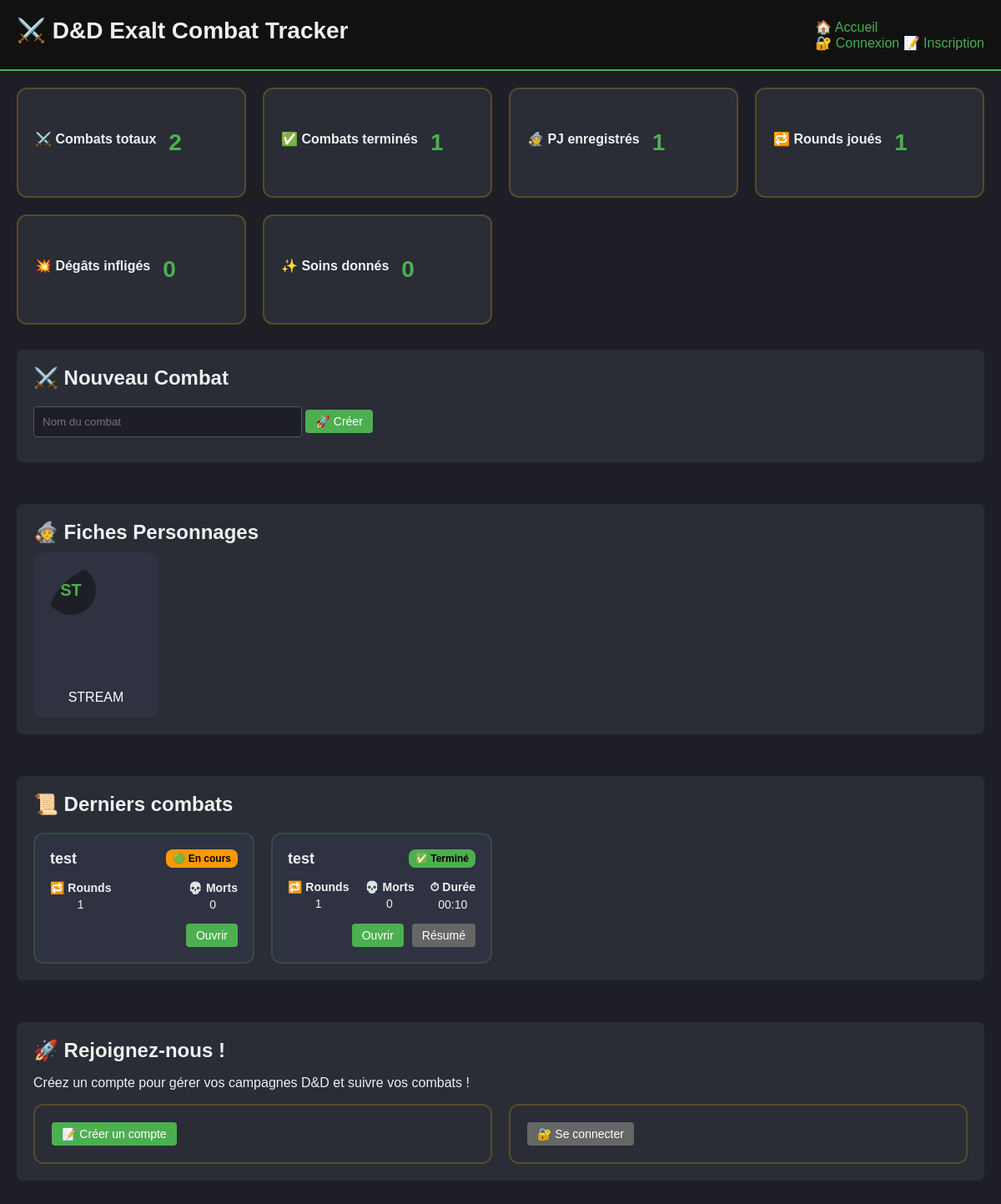
Before: / with the older database file.
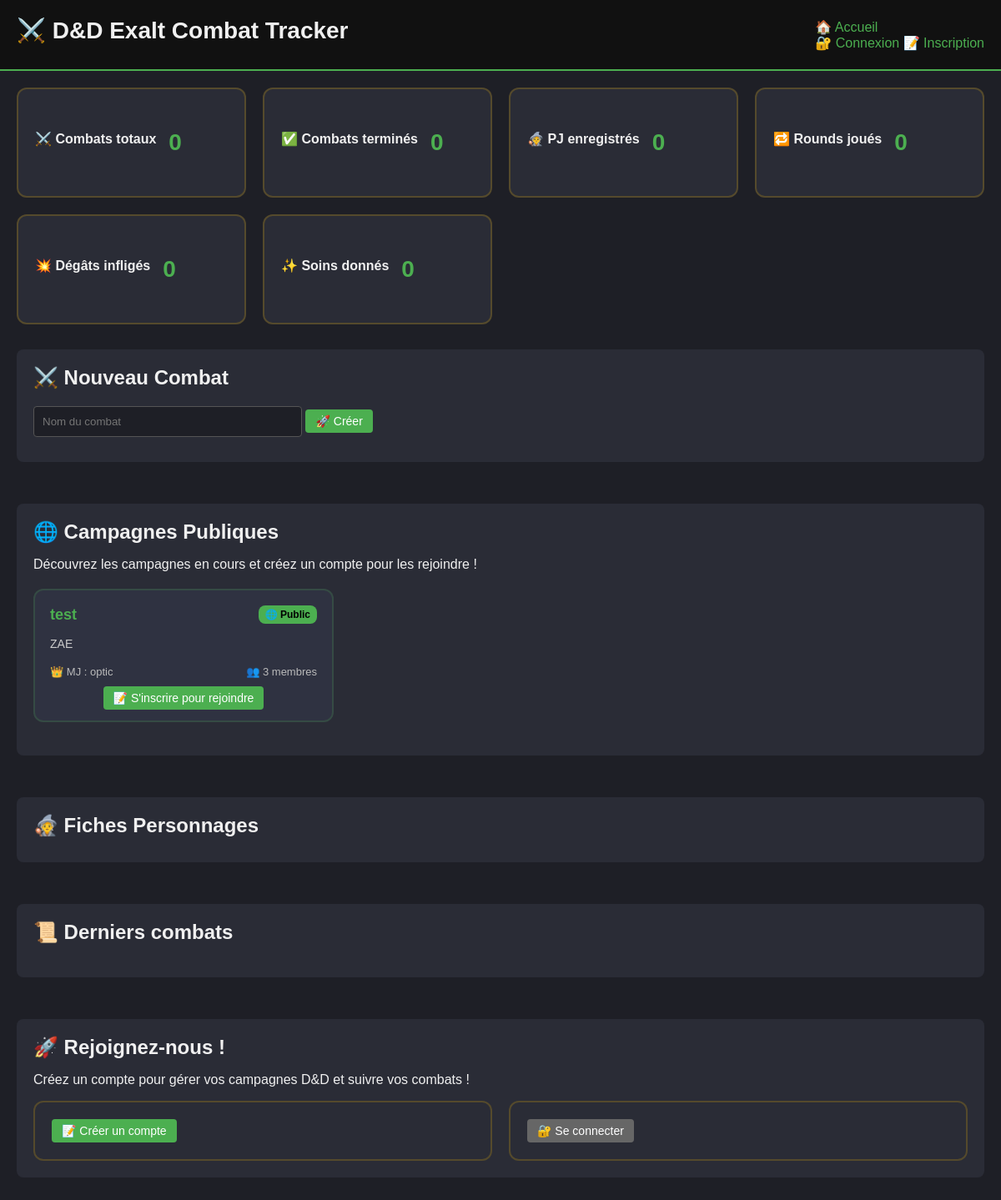
After: the same page with the newer database file.
### app/models/character.py (models this page shows, shortened)
class CharacterTemplate(db.Model):
    id = db.Column(db.Integer, primary_key=True)
    owner_id = db.Column(db.Integer, db.ForeignKey('user.id'), nullable=False)
    campaign_id = db.Column(db.Integer, db.ForeignKey('campaign.id'), nullable=True)
    character_type = db.Column(db.String(20), default='PJ')  # PJ, PNJ, Boss
    is_shared = db.Column(db.Boolean, default=False)  # Pour les PNJ partagés par le MJ
    is_public = db.Column(db.Boolean, default=False)  # Visible par tous
    visibility_level = db.Column(db.String(20), default='private')  # private, reduced, semi_complete, complete
    is_active = db.Column(db.Boolean, default=True)
    name = db.Column(db.String(100), nullable=False)
    first_name = db.Column(db.String(50))  # Prénom
    age = db.Column(db.Integer)  # Âge
    background_story = db.Column(db.Text)  # Histoire/background
    character_class = db.Column(db.String(50))
    race = db.Column(db.String(50))
    level = db.Column(db.Integer, default=1)
    notes = db.Column(db.Text)
    private_notes = db.Column(db.Text)
    hp_max = db.Column(db.Integer, nullable=False)
    ac_base = db.Column(db.Integer, nullable=False)
    initiative_bonus = db.Column(db.Integer, default=0)
    force = db.Column(db.Integer, default=10)
    dexterite = db.Column(db.Integer, default=10)
    constitution = db.Column(db.Integer, default=10)
    intelligence = db.Column(db.Integer, default=10)
    sagesse = db.Column(db.Integer, default=10)
    charisme = db.Column(db.Integer, default=10)
    maitrise_force = db.Column(db.Boolean, default=False)
    maitrise_dexterite = db.Column(db.Boolean, default=False)
    maitrise_constitution = db.Column(db.Boolean, default=False)
    maitrise_intelligence = db.Column(db.Boolean, default=False)
    maitrise_sagesse = db.Column(db.Boolean, default=False)
    maitrise_charisme = db.Column(db.Boolean, default=False)
    current_xp = db.Column(db.Integer, default=0)
    image_filename = db.Column(db.String(255), nullable=True)
    pdf_filename = db.Column(db.String(255), nullable=True)
    created_at = db.Column(db.DateTime, default=datetime.utcnow)
    owner = db.relationship('User', foreign_keys=[owner_id], backref=db.backref('owned_characters', lazy=True))
    campaigns = db.relationship('Campaign', secondary='character_campaign_association', backref='campaign_characters')

### app/models/combat.py (models this page shows)
class Combat(db.Model):
    id = db.Column(db.Integer, primary_key=True)
    name = db.Column(db.String(100))
    round = db.Column(db.Integer, default=1)
    current_turn = db.Column(db.Integer, default=0)
    notes = db.Column(db.Text)
    created_at = db.Column(db.DateTime, default=datetime.utcnow)
    is_closed = db.Column(db.Boolean, default=False)
    campaign_id = db.Column(db.Integer, db.ForeignKey('campaign.id'), nullable=True)
    story_arc_id = db.Column(db.Integer, db.ForeignKey('story_arc.id'), nullable=True)
    combatants = db.relationship('Combatant', backref='combat', cascade="all, delete")
    campaign = db.relationship('Campaign', backref=db.backref('combats', lazy=True))
    story_arc = db.relationship('StoryArc', backref=db.backref('combats', lazy=True))
    start_time = db.Column(db.DateTime, nullable=True)
    end_time = db.Column(db.DateTime, nullable=True)
    current_turn_start = db.Column(db.DateTime, nullable=True)
    current_round_start = db.Column(db.DateTime, nullable=True)
    has_started = db.Column(db.Boolean, default=False)

### app/models/campaign.py (models this page shows, shortened)
class Campaign(db.Model):
    id = db.Column(db.Integer, primary_key=True)
    name = db.Column(db.String(100), nullable=False)
    description = db.Column(db.Text)
    mj_id = db.Column(db.Integer, db.ForeignKey('user.id'), nullable=False)
    is_active = db.Column(db.Boolean, default=True)
    is_public = db.Column(db.Boolean, default=False)
    created_at = db.Column(db.DateTime, default=datetime.utcnow)
    mj = db.relationship('User', backref=db.backref('owned_campaigns', lazy=True))
    members = db.relationship('CampaignMember', backref='campaign', cascade='all, delete-orphan')

### app/models/user.py (models this page shows, shortened)
class User(db.Model):
    id = db.Column(db.Integer, primary_key=True)
    username = db.Column(db.String(80), unique=True, nullable=False)
    email = db.Column(db.String(120), unique=True, nullable=False)
    password_hash = db.Column(db.String(255), nullable=False)
    role = db.Column(db.String(20), default='Joueur')  # Admin, MJ, Joueur
    is_verified = db.Column(db.Boolean, default=False)
    created_at = db.Column(db.DateTime, default=datetime.utcnow)
    last_login = db.Column(db.DateTime)
    is_active = db.Column(db.Boolean, default=True)
    campaign_memberships = db.relationship('CampaignMember', backref='member_user', lazy=True)

### app/routes/main.py (the view)
@bp.route('/')
def index():
    combats = Combat.query.order_by(Combat.created_at.desc()).all()
    characters = CharacterTemplate.query.order_by(CharacterTemplate.name).all()
    total_combats = Combat.query.count()
    total_closed = Combat.query.filter_by(is_closed=True).count()
    total_pj = CharacterTemplate.query.count()
    total_rounds = sum(c.round for c in combats if c.is_closed)
    total_damage = sum(
        log.value or 0
        for log in CombatLog.query.filter_by(action_type="damage").all()
    )
    total_heal = sum(
        log.value or 0
        for log in CombatLog.query.filter_by(action_type="heal").all()
    )
    combat_cards = []
    for combat in combats:
        if combat.start_time and combat.end_time:
            total_seconds = (combat.end_time - combat.start_time).total_seconds()
            duration = format_duration(total_seconds)
        else:
            duration = None
        total_deaths = len([c for c in combat.combatants if c.is_dead])
        combat_cards.append({
            "id": combat.id,
            "name": combat.name,
            "rounds": combat.round,
            "is_closed": combat.is_closed,
            "duration": duration,
            "deaths": total_deaths
        })
    public_campaigns = []
    user_is_connected = 'user_id' in session
    from app.models.campaign import Campaign
    try:
        public_campaigns = Campaign.query.filter_by(
            is_public=True,
            is_active=True
        ).order_by(Campaign.created_at.desc()).limit(6).all()
    except Exception as e:
        print(f"⚠️  Champ is_public non disponible : {e}")
        public_campaigns = []
    return render_template(
        'index.html',
        combats=combats,
        total_combats=total_combats,
        total_closed=total_closed,
        total_pj=total_pj,
        total_rounds=total_rounds,
        total_damage=total_damage,
        total_heal=total_heal,
        characters=characters,
        combat_cards=combat_cards,
        public_campaigns=public_campaigns,  # ✅ AJOUT
        user_is_connected=user_is_connected  # ✅ AJOUT
    )

### app/utils/helpers.py (called while the page is built)
def format_duration(seconds):
    if not seconds:
        return "00:00"
    total_seconds = int(seconds)
    minutes = total_seconds // 60
    seconds = total_seconds % 60
    return f"{minutes:02d}:{seconds:02d}"

### templates/index.html (shortened to what the changed rows need)
{% extends "base.html" %}
{% block content %}
<div class="dashboard">
    <div class="dashboard-stats">
        <div class="stat-card">
            <h3>⚔️ Combats totaux</h3>
            <p>{{ total_combats }}</p>
        </div>
        <div class="stat-card">
            <h3>✅ Combats terminés</h3>
            <p>{{ total_closed }}</p>
        </div>
        <div class="stat-card">
            <h3>🧙 PJ enregistrés</h3>
            <p>{{ total_pj }}</p>
        </div>
        <div class="stat-card">
            <h3>🔁 Rounds joués</h3>
            <p>{{ total_rounds }}</p>
        </div>
    </div>
    <div class="card">
        <h2>⚔️ Nouveau Combat</h2>
    </div>
    {% if public_campaigns %}
    <div class="card">
        <h2>🌐 Campagnes Publiques</h2>
        {% if not user_is_connected %}
            <p>Découvrez les campagnes en cours et créez un compte pour les rejoindre !</p>
        {% else %}
            <p>Campagnes ouvertes auxquelles vous pouvez demander à participer :</p>
        {% endif %}
        <div class="public-campaigns-grid">
            {% for campaign in public_campaigns %}
                <div class="public-campaign-card">
                    <div class="campaign-header">
                        <h3>{{ campaign.name }}</h3>
                        <div class="campaign-badge public">🌐 Public</div>
                    </div>
                    {% if campaign.description %}
                        <p class="campaign-description">
                            {{ campaign.description[:120] }}{% if campaign.description|length > 120 %}...{% endif %}
                        </p>
                    {% endif %}
                    <div class="campaign-info">
                        <span>👑 MJ : {{ campaign.mj.username }}</span>
                        <span>👥 {{ campaign.members|length + 1 }} membres</span>
                    </div>
                    <div class="campaign-actions">
                        {% if not user_is_connected %}
                            <a href="{{ url_for('auth.register') }}" class="btn btn-primary">
                                📝 S'inscrire pour rejoindre
                            </a>
                        {% endif %}
                    </div>
                </div>
            {% endfor %}
        </div>
    </div>
{% endif %}
    <div class="card">
        <h2>🧙 Fiches Personnages</h2>
        <div class="pj-dashboard-grid">
            {% for pj in characters %}
            <a href="{{ url_for('template.character_profile', id=pj.id) }}" class="pj-dashboard-card">
                <div class="template-avatar-container {% if pj.image_filename %}has-image{% else %}no-image{% endif %}">
                    <div class="pj-avatar-large">
                        {{ pj.name[:2]|upper }}
                    </div>
                </div>
                <span>{{ pj.name }}</span>
            </a>
            {% endfor %}
        </div>
    </div>
    <div class="card">
        <h2>📜 Derniers combats</h2>
        <div class="combat-card-grid">
            {% for combat in combat_cards %}
            <div class="combat-card">
                <div class="combat-card-header">
                    <h3>{{ combat.name }}</h3>
                    {% if combat.is_closed %}
                        <div class="combat-badge closed">✅ Terminé</div>
                    {% else %}
                        <div class="combat-badge active">🟢 En cours</div>
                    {% endif %}
                </div>
                <div class="combat-card-body">
                    <div class="combat-stat">
                        <strong>🔁 Rounds</strong>
                        <span>{{ combat.rounds }}</span>
                    </div>
                    <div class="combat-stat">
                        <strong>💀 Morts</strong>
                        <span>{{ combat.deaths }}</span>
                    </div>
                    {% if combat.duration %}
                    <div class="combat-stat">
                        <strong>⏱ Durée</strong>
                        <span>{{ combat.duration }}</span>
                    </div>
                    {% endif %}
                </div>
                <div class="combat-card-actions">
                    <a href="{{ url_for('combat.view_combat', combat_id=combat.id) }}" class="btn btn-primary">Ouvrir</a>
                    {% if combat.is_closed %}
                        <a href="{{ url_for('summary.combat_summary', combat_id=combat.id) }}" class="btn btn-secondary">Résumé</a>
                    {% endif %}
                </div>
            </div>
            {% endfor %}
        </div>
    </div>
    {% if not user_is_connected %}
        <div class="card">
            <h2>🚀 Rejoignez-nous !</h2>
        </div>
    {% endif %}
</div>
{% endblock %}

Changed rows visible on the page:
removed CharacterTemplate: name "ST", name "STREAM"
removed Combat: name "test", shows "🟢 En cours", rounds "1", deaths "0"
removed Combat: name "test", shows "✅ Terminé", rounds "1", deaths "0", duration "00:10"
now on this page (row edited): Campaign: name "test", description "ZAE", mj.username "optic", members|length "3"
Other visible differences:
{{ total_combats }}: "2" → "0"
{{ total_closed }}: "1" → "0"
{{ total_pj }}: "1" → "0"
{{ total_rounds }}: "1" → "0"
text now shown: "🌐 Campagnes Publiques Découvrez les campagnes en cours et créez un compte pour les rejoindre !"
